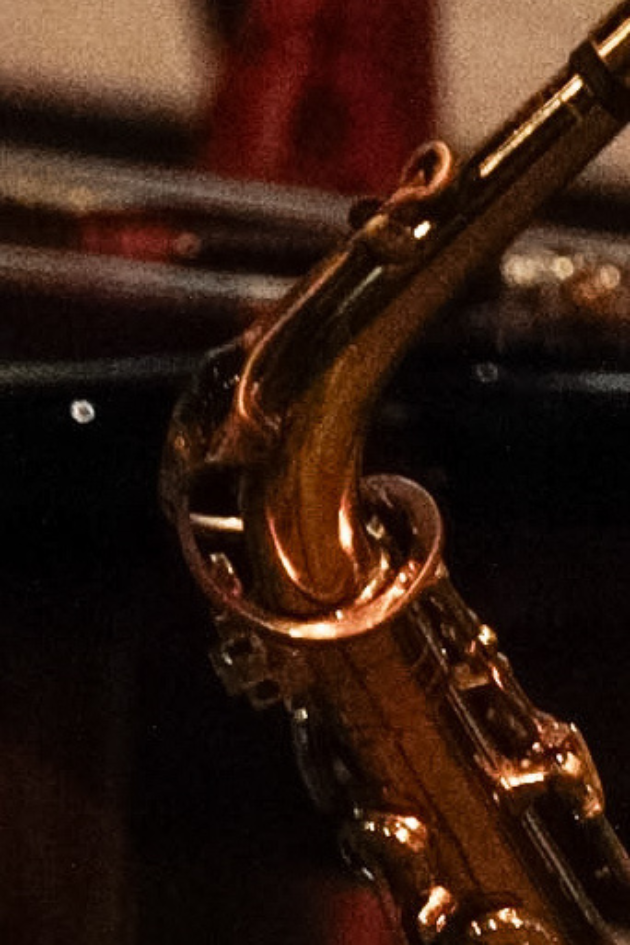
#> input picture assets/raw_saxophone.png, 630 x 945 px, found by its file name
$ python generate_masks.py
#> lines starting #> are read from the running program, lines starting #| are printed output that depends on the picture; after the words box and inside, x2 and y2 are one past the last pixel; in counts of white or black regions, pixels touching at a corner belong together
import cv2
import numpy as np
from collections import deque

def generate_mask(image, sx, sy, threshold, is_8_conn=True):
    h, w, _ = image.shape
    mask = np.zeros((h, w), dtype=np.uint8)
    queue = deque([(sx, sy)])
    mask[sx, sy] = 1
    seed = image[sx, sy].astype(np.float32)

    dirs = [(-1,-1), (-1,0), (-1,1), (0,-1), (0,1), (1,-1), (1,0), (1,1)] if is_8_conn else [(-1,0), (1,0), (0,-1), (0,1)]

    while queue:
        cx, cy = queue.popleft()
        for dx, dy in dirs:
            nx, ny = cx + dx, cy + dy
            if 0 <= nx < h and 0 <= ny < w and not mask[nx, ny]:
                if np.linalg.norm(seed - image[nx, ny].astype(np.float32)) <= threshold:
                    mask[nx, ny] = 1
                    queue.append((nx, ny))
    return mask

def export_overlay(img, mask, filename):
    overlay = img.copy()
    overlay[mask == 1] = [0, 0, 255]
    cv2.imwrite(filename, cv2.addWeighted(overlay, 0.5, img, 0.5, 0))

img = cv2.imread('assets/raw_saxophone.png')
#> img is the input picture: shape (945, 630, 3); mean B, G, R 17.7, 28.1, 51.5

sx, sy, thresh = 552, 312, 40

export_overlay(img, generate_mask(img, sx, sy, thresh, False), 'assets/mask_4conn.png')
#> in generate_mask, `seed = image[sx, sy].astype(np.float32)`: seed = [5, 44, 112]
#> in export_overlay, `overlay[mask == 1] = [0, 0, 255]`:
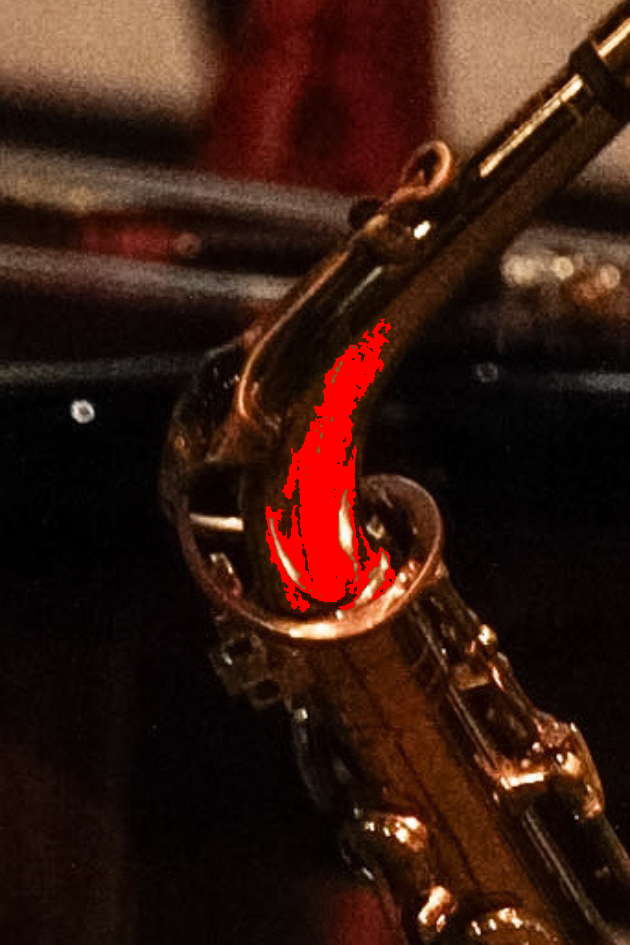
#> overlay: shape (945, 630, 3); 2.44% of pixels changed, all inside (x1, y1, x2, y2) = (265, 319, 396, 612)
#> in export_overlay, `cv2.imwrite(filename, cv2.addWeighted(overlay, 0.5, img, 0.5, 0))`:
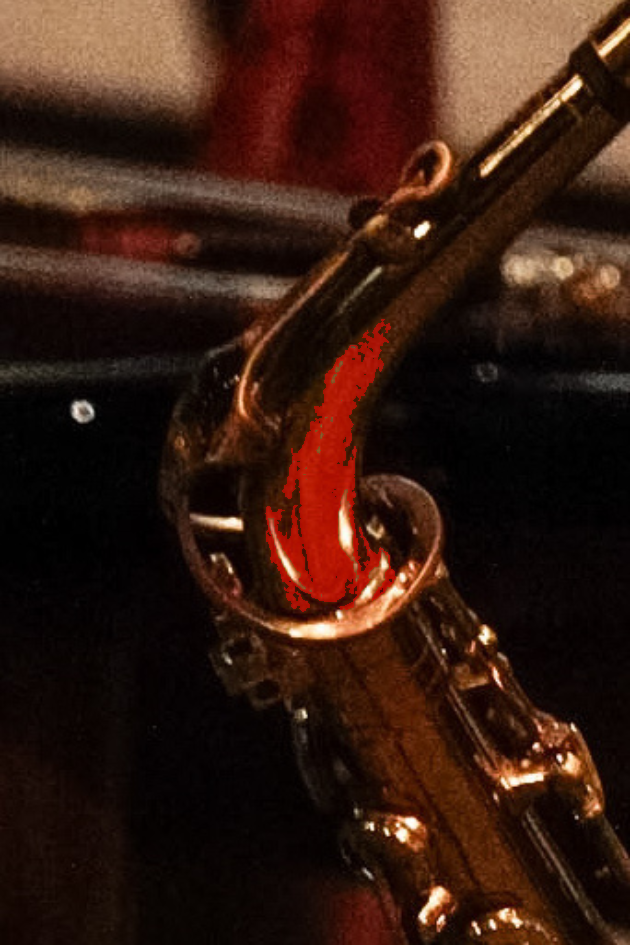
#> saved as mask_4conn.png: shape (945, 630, 3); mean B, G, R 17.6, 27.6, 53.4
export_overlay(img, generate_mask(img, sx, sy, thresh, True),  'assets/mask_8conn.png')
#> call 2 of export_overlay, with filename = 'assets/mask_8conn.png'
#> in export_overlay (call 2), `overlay[mask == 1] = [0, 0, 255]`:
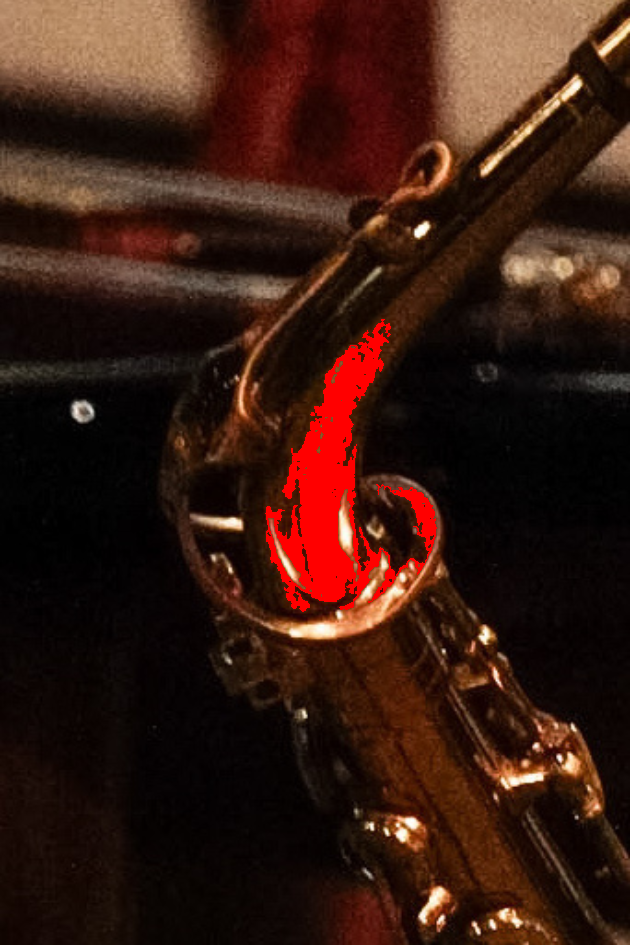
#> overlay: shape (945, 630, 3); 2.65% of pixels changed, all inside (x1, y1, x2, y2) = (265, 319, 437, 612)
#> in export_overlay (call 2), `cv2.imwrite(filename, cv2.addWeighted(overlay, 0.5, img, 0.5, 0))`:
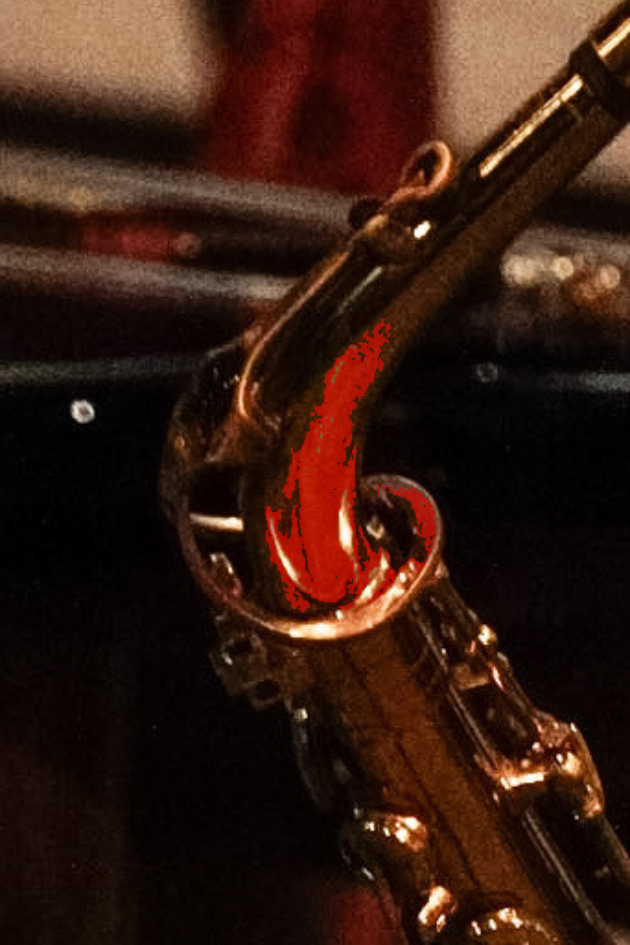
#> saved as mask_8conn.png: shape (945, 630, 3); mean B, G, R 17.6, 27.6, 53.6

print("Masks successfully generated!")
